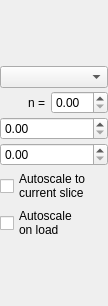
<?xml version="1.0" encoding="UTF-8"?>
<ui version="4.0">
 <class>ColorBarWidgetClass</class>
 <widget class="QWidget" name="ColorBarWidgetClass">
  <property name="geometry">
   <rect>
    <x>0</x>
    <y>0</y>
    <width>108</width>
    <height>306</height>
   </rect>
  </property>
  <property name="windowTitle">
   <string>ColorBarWidget</string>
  </property>
  <layout class="QVBoxLayout" name="verticalLayout_2">
   <property name="spacing">
    <number>0</number>
   </property>
   <property name="margin">
    <number>0</number>
   </property>
   <item>
    <layout class="QVBoxLayout" name="verticalLayout">
     <property name="spacing">
      <number>3</number>
     </property>
     <item>
      <widget class="QComboBox" name="cmbScaleType"/>
     </item>
     <item>
      <layout class="QHBoxLayout" name="horizontalLayout">
       <item>
        <widget class="QLabel" name="lblN">
         <property name="text">
          <string>n =</string>
         </property>
         <property name="alignment">
          <set>Qt::AlignRight|Qt::AlignTrailing|Qt::AlignVCenter</set>
         </property>
        </widget>
       </item>
       <item>
        <widget class="QDoubleSpinBox" name="dspnN"/>
       </item>
      </layout>
     </item>
     <item>
      <widget class="MantidQt::API::QScienceSpinBox" name="valMax">
       <property name="toolTip">
        <string>Maximum value in the color scale</string>
       </property>
       <property name="wrapping">
        <bool>false</bool>
       </property>
       <property name="buttonSymbols">
        <enum>QAbstractSpinBox::UpDownArrows</enum>
       </property>
       <property name="accelerated">
        <bool>true</bool>
       </property>
      </widget>
     </item>
     <item>
      <widget class="MantidQt::API::QScienceSpinBox" name="valMin">
       <property name="toolTip">
        <string>Minimum value in the color scale</string>
       </property>
       <property name="accelerated">
        <bool>true</bool>
       </property>
      </widget>
     </item>
     <item>
      <widget class="QCheckBox" name="autoScaleForCurrentSlice">
       <property name="toolTip">
        <string>&lt;html&gt;&lt;head/&gt;&lt;body&gt;&lt;p&gt;When this is checked the color scale range will be automatically set to the current slice whenever the user zooms to a new peak, pans through the view or changes the slice with the slider control&lt;/p&gt;&lt;/body&gt;&lt;/html&gt;</string>
       </property>
       <property name="text">
        <string>Autoscale to
current slice</string>
       </property>
      </widget>
     </item>
     <item>
      <widget class="QCheckBox" name="autoScale">
       <property name="toolTip">
        <string>&lt;html&gt;&lt;head/&gt;&lt;body&gt;&lt;p&gt;This flag signals that the color scale range should be set automatically to the current slice range when a workspace is loaded. Note that auto scaling will be applied when a workspace is loaded for the very first time. This option is mainly relevant for live data workspaces, which are continuously being updated and reloaded.&lt;/p&gt;&lt;/body&gt;&lt;/html&gt;</string>
       </property>
       <property name="text">
        <string>Autoscale
on load</string>
       </property>
      </widget>
     </item>
    </layout>
   </item>
  </layout>
 </widget>
 <layoutdefault spacing="6" margin="11"/>
 <customwidgets>
  <customwidget>
   <class>MantidQt::API::QScienceSpinBox</class>
   <extends>QDoubleSpinBox</extends>
   <header>MantidUiWidgetsCore/QScienceSpinBox.h</header>
  </customwidget>
 </customwidgets>
 <resources/>
 <connections/>
</ui>
